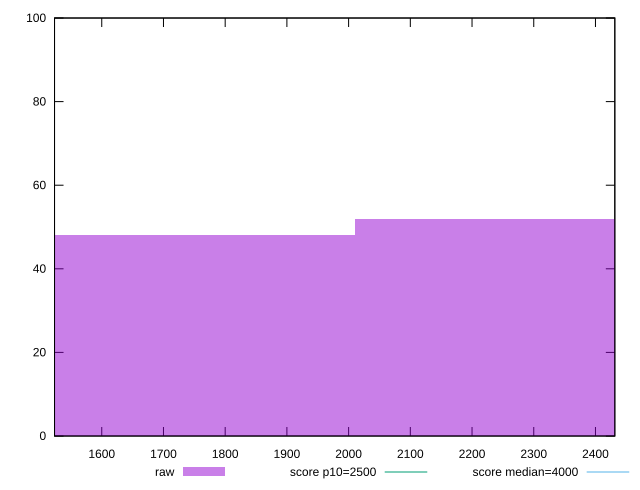

Here is the gnuplot script that generated this plot:
reset

$raw <<EOF
2297.5663020117086 52
1723.1747265087815 48
EOF

set key outside below
set boxwidth 574.3915755029271
set xrange [1523.48:2431.369]
set yrange [0:100]
set trange [0:100]
set style fill transparent solid 0.5 noborder

set parametric
set terminal svg size 640, 490 enhanced background rgb 'white'
set output "reports/report_00032_2021-02-25T10-28-15.087Z/largest-contentful-paint/samples/card/raw/histogram.svg"

plot $raw title "raw" with boxes, \
     2500,t title "score p10=2500", \
     4000,t title "score median=4000"

reset
